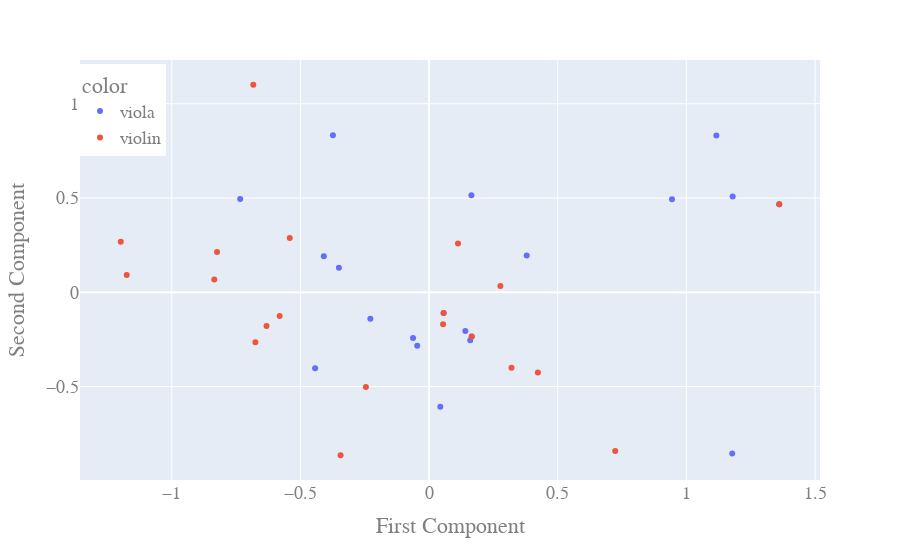

The notebook cell saved with this chart:
### Code cell
import plotly.express as px
import plotly.io as pio
from sklearn.decomposition import PCA


pca = PCA(n_components=2)
components = pca.fit_transform(X_train+X_test)

fig = px.scatter(components, x=0, y=1, color=y_train+y_test)
fig.update_layout(
    title="",
    xaxis_title="First Component",
    yaxis_title="Second Component",
    font=dict(
        family="Courier New, monospace",
        size=18,
        color="#7f7f7f"
    ),
    legend=dict(
    yanchor="top",
    y=0.99,
    xanchor="left",
    x=0.00
)
)
fig.show()
#pio.write_image(fig, 'soloAll.png')
#fig.write_image("soloAll.eps")

### Figure 1 — Plotly figure (JSON) as saved in the notebook; plotly's stock layout.template omitted (floating-point values rounded to 4 significant figures)
{"data": [{"hovertemplate": "color=viola<br>0=%{x}<br>1=%{y}<extra></extra>", "legendgroup": "viola", "marker": {"color": "#636efa", "symbol": "circle"}, "mode": "markers", "name": "viola", "showlegend": true, "type": "scatter", "x": [-0.04613, -0.06237, 0.944, 1.18, -0.4091, -0.7341, 1.116, 0.1655, -0.3738, 0.05644, 0.1599, -0.443, 0.1408, 1.178, 0.3793, 0.1644, -0.2283, -0.3505, 1.361, 0.0435], "xaxis": "x", "y": [-0.2833, -0.242, 0.493, 0.508, 0.1917, 0.495, 0.831, -0.2338, 0.833, -0.1103, -0.2545, -0.403, -0.205, -0.8543, 0.1955, 0.514, -0.14, 0.1306, 0.4673, -0.6065], "yaxis": "y"}, {"hovertemplate": "color=violin<br>0=%{x}<br>1=%{y}<extra></extra>", "legendgroup": "violin", "marker": {"color": "#EF553B", "symbol": "circle"}, "mode": "markers", "name": "violin", "showlegend": true, "type": "scatter", "x": [0.05431, -0.8242, 0.3202, 0.1123, -0.5808, 0.2771, -0.2457, -1.198, -0.8349, 0.7234, -0.6751, 0.1655, 0.4228, 0.05644, -0.5414, -1.175, -0.3441, -0.6318, -0.6833, 1.361], "xaxis": "x", "y": [-0.1694, 0.2137, -0.3994, 0.2587, -0.1261, 0.03302, -0.5016, 0.2676, 0.06737, -0.8408, -0.2645, -0.2338, -0.4258, -0.1103, 0.2879, 0.09163, -0.8639, -0.1786, 1.1, 0.4673], "yaxis": "y"}], "layout": {"font": {"color": "#7f7f7f", "family": "Courier New, monospace", "size": 18}, "legend": {"title": {"text": "color"}, "tracegroupgap": 0, "x": 0, "xanchor": "left", "y": 0.99, "yanchor": "top"}, "margin": {"t": 60}, "title": {"text": ""}, "xaxis": {"anchor": "y", "domain": [0, 1], "title": {"text": "First Component"}}, "yaxis": {"anchor": "x", "domain": [0, 1], "title": {"text": "Second Component"}}}}
